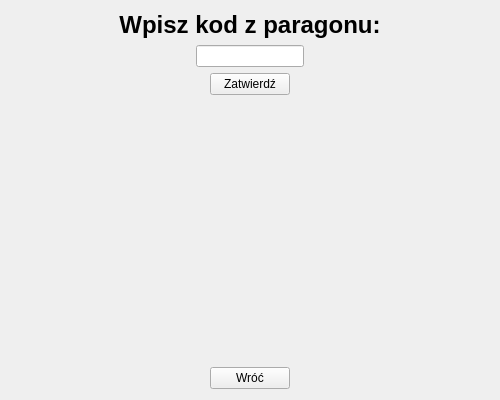
<?xml version="1.0" encoding="UTF-8"?>
<ui version="4.0">
 <class>DodajSaldo</class>
 <widget class="QWidget" name="DodajSaldo">
  <property name="geometry">
   <rect>
    <x>0</x>
    <y>0</y>
    <width>500</width>
    <height>400</height>
   </rect>
  </property>
  <property name="windowTitle">
   <string>Form</string>
  </property>
  <layout class="QGridLayout" name="gridLayout">
   <item row="5" column="1" alignment="Qt::AlignmentFlag::AlignHCenter">
    <widget class="QLabel" name="labelWiadomoscZwrotna">
     <property name="text">
      <string/>
     </property>
    </widget>
   </item>
   <item row="0" column="2">
    <spacer name="horizontalSpacer_2">
     <property name="orientation">
      <enum>Qt::Orientation::Horizontal</enum>
     </property>
     <property name="sizeHint" stdset="0">
      <size>
       <width>40</width>
       <height>20</height>
      </size>
     </property>
    </spacer>
   </item>
   <item row="0" column="1" alignment="Qt::AlignmentFlag::AlignHCenter">
    <widget class="QLabel" name="label">
     <property name="font">
      <font>
       <pointsize>18</pointsize>
       <bold>true</bold>
      </font>
     </property>
     <property name="text">
      <string>Wpisz kod z paragonu:</string>
     </property>
     <property name="alignment">
      <set>Qt::AlignmentFlag::AlignCenter</set>
     </property>
    </widget>
   </item>
   <item row="2" column="1" alignment="Qt::AlignmentFlag::AlignHCenter">
    <widget class="QLineEdit" name="lineEditWpiszKod"/>
   </item>
   <item row="3" column="1" alignment="Qt::AlignmentFlag::AlignHCenter">
    <widget class="QPushButton" name="pushButtonZatwierdzKod">
     <property name="text">
      <string>Zatwierdź</string>
     </property>
    </widget>
   </item>
   <item row="0" column="0">
    <spacer name="horizontalSpacer">
     <property name="orientation">
      <enum>Qt::Orientation::Horizontal</enum>
     </property>
     <property name="sizeHint" stdset="0">
      <size>
       <width>40</width>
       <height>20</height>
      </size>
     </property>
    </spacer>
   </item>
   <item row="6" column="1" alignment="Qt::AlignmentFlag::AlignHCenter">
    <widget class="QPushButton" name="pushButtonWroc">
     <property name="text">
      <string>Wróć</string>
     </property>
    </widget>
   </item>
   <item row="4" column="1">
    <spacer name="verticalSpacer">
     <property name="orientation">
      <enum>Qt::Orientation::Vertical</enum>
     </property>
     <property name="sizeHint" stdset="0">
      <size>
       <width>20</width>
       <height>40</height>
      </size>
     </property>
    </spacer>
   </item>
  </layout>
 </widget>
 <resources/>
 <connections/>
</ui>
